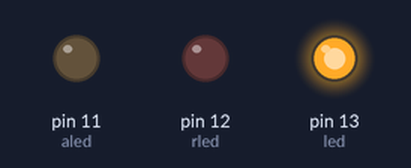
This sketch was run on a simulated Arduino Uno, built with avr-gcc and run on an emulated ATmega328P. Shown: output pins drawn as LEDs (lit = HIGH).

Above: at 1.0 s.
At 2.5 s:
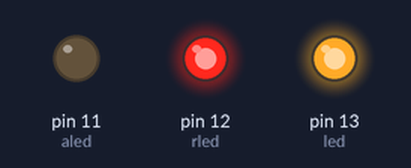
At 3.5 s:
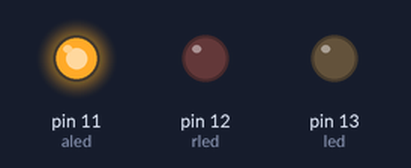
At 5.0 s:
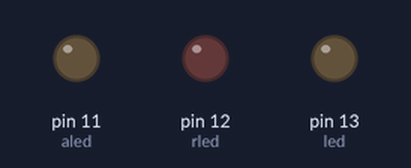
Timing chart, 0 to 7.8 s (numbered marks = the images above):
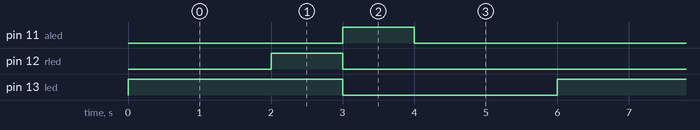

The sketch:

aula2.ino
```cpp
int led = 13;
int rled = 12;
int aled = 11;
void setup()
{
pinMode(led,OUTPUT);
pinMode(rled,OUTPUT);
pinMode(aled,OUTPUT);

}

void loop()
{
  digitalWrite(led, HIGH);
  delay(2000);
  digitalWrite(rled, HIGH);
  delay(1000);
    digitalWrite(led, LOW);
    digitalWrite(rled, LOW);

  digitalWrite(aled, HIGH);
  delay(1000);
  digitalWrite(aled, LOW);
  delay(2000);
}
```

Measured:
- by itself, pin 11 (aled), pin 12 (rled): alternates HIGH for 1.0 s and LOW for 5.0 s
- by itself, pin 13 (led): alternates HIGH for 3.0 s and LOW for 3.0 s
- by itself, everything shown: repeats every 6.0 s, in 4 steps
